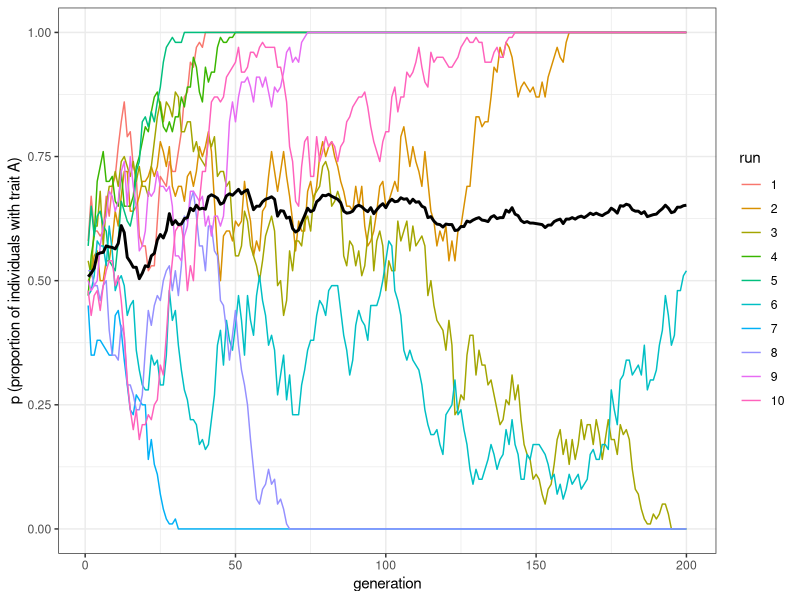

The R script that drew this image:
######
# Git test for group made my Morgan 2-1-2021

######

library(tidyverse); library(patchwork)

#####################################################################################


##### unnbiased model 2 from CH1


### run multiple simulations and plot their results
# Scaling up

### a new function to run multipe sims at once
unbiased_transmission_2 <- function(N, t_max, r_max) {
  output <- tibble(generation = rep(1:t_max, r_max), 
                   p = as.numeric(rep(NA, t_max * r_max)), 
                   run = as.factor(rep(1:r_max, each = t_max))) 
  # For each run
  for (r in 1:r_max) { 
    # Create first generation
    population <- tibble(trait = sample(c("A", "B"), N, replace = TRUE))
    
    # Add first generation's p for run r
    output[output$generation == 1 & output$run == r, ]$p <-
      sum(population$trait == "A") / N 
    
    # For each generation
    for (t in 2:t_max) {
      # Copy individuals to previous_population tibble
      previous_population <- population 
      
      # Randomly copy from previous generation
      population <- tibble(trait = sample(previous_population$trait, N, replace = TRUE))
      
      # Get p and put it into output slot for this generation t and run r
      output[output$generation == t & output$run == r, ]$p <- 
        sum(population$trait == "A") / N 
    }
  }
  # Export data from function
  output 
}
### quick plotting function for multiple runs

plot_multiple_runs <- function(data_model) {
  ggplot(data = data_model, aes(y = p, x = generation)) +
    geom_line(aes(colour = run)) +
    stat_summary(fun = mean, geom = "line", size = 1) +
    ylim(c(0, 1)) +
    theme_bw() +
    labs(y = "p (proportion of individuals with trait A)")
}

### everyone add a different version with different N, t_max with 10 runs and plot it

morgan_run <- unbiased_transmission_2(N = 100, t_max = 200, r_max = 10)
morgan_plot <- plot_multiple_runs(morgan_run)
morgan_plot

### add your own below 